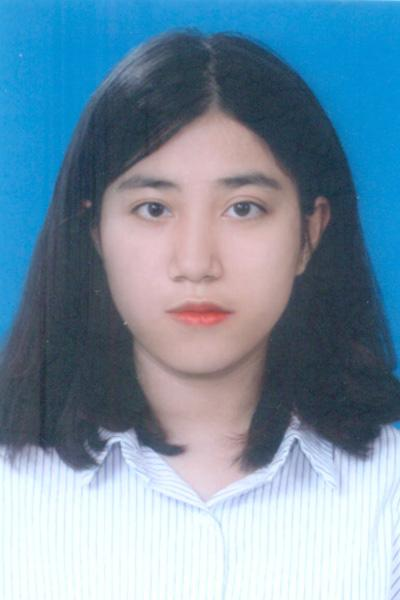
#> input picture haar_cascade/107180196.jpg, 400 x 600 px
$ python face_detect_image.py
#> lines starting #> are read from the running program, lines starting #| are printed output that depends on the picture; after the words box and inside, x2 and y2 are one past the last pixel; in counts of white or black regions, pixels touching at a corner belong together
import numpy as np
import cv2 as cv

face_cascade = cv.CascadeClassifier('haarcascade_frontalface_default.xml')
eye_cascade = cv.CascadeClassifier('haarcascade_eye.xml')

img = cv.imread('107180196.jpg')
#> img is the input picture: shape (600, 400, 3); mean B, G, R 165.8, 145.6, 118
gray = cv.cvtColor(img, cv.COLOR_BGR2GRAY)
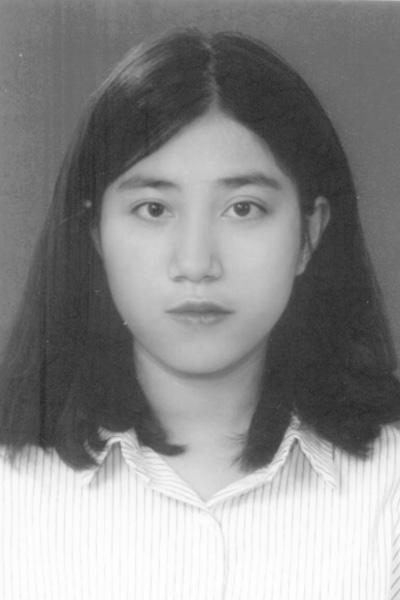
#> gray: shape (600, 400); min 39, max 255, mean 139.7

faces = face_cascade.detectMultiScale(gray, 1.3, 5)
#> faces = [[75, 110, 255, 255]]
for (x, y, w, h) in faces:
    img = cv.rectangle(img, (x,y), (x+w,y+h), (255,0,0), 2)
    roi_gray = gray[y:y+h, x:x+w]
    roi_color = img[y:y+h, x:x+w]
    eyes = eye_cascade.detectMultiScale(roi_gray)
    for (ex, ey, eh, ew) in eyes:
        cv.rectangle(roi_color, (ex,ey), (ex+ew,ey+eh), (0,255,0),2)
#> this loop made 1 pass
#> (x, y, w, h, eyes) on pass 1: (75, 110, 255, 255, [[141, 71, 56, 56], [47, 72, 55, 55], [92, 166, 68, 68]])
#> pass 1, `img = cv.rectangle(img, (x,y), (x+w,y+h), (255,0,0), 2)`:
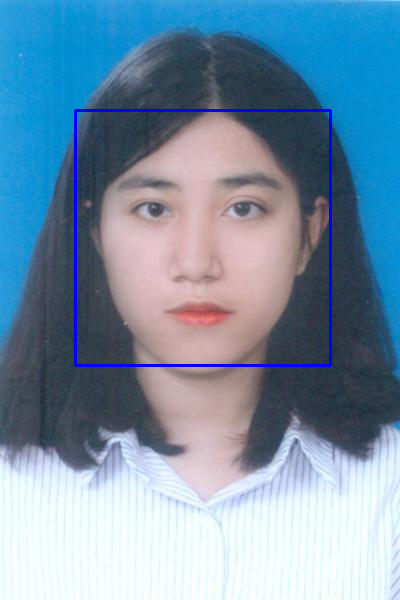
#> img: shape (600, 400, 3); 1.27% of pixels changed, all inside (x1, y1, x2, y2) = (74, 109, 332, 367)
#> pass 1, `roi_gray = gray[y:y+h, x:x+w]`:
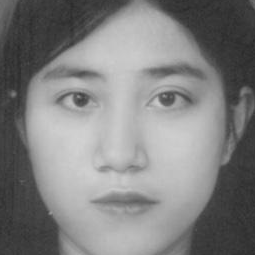
#> roi_gray: shape (255, 255); min 40, max 211, mean 128.1
#> pass 1, `roi_color = img[y:y+h, x:x+w]`:
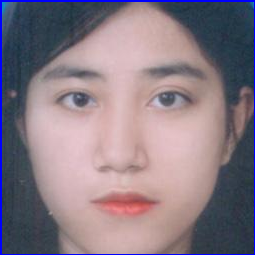
#> roi_color: shape (255, 255, 3); mean B, G, R 132.2, 121.7, 135.7
#> after the loop:
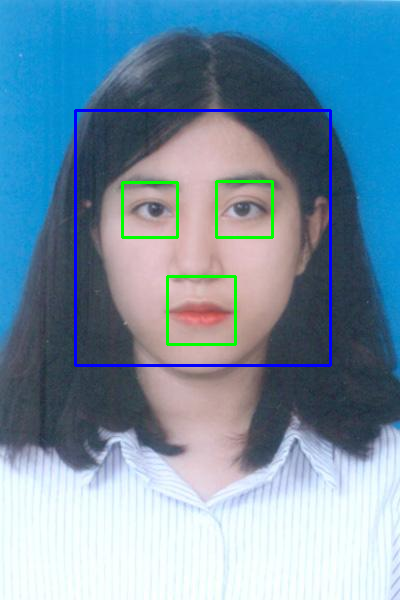
#> img: shape (600, 400, 3); 0.89% of pixels changed, all inside (x1, y1, x2, y2) = (121, 180, 274, 346)
#> after the loop:
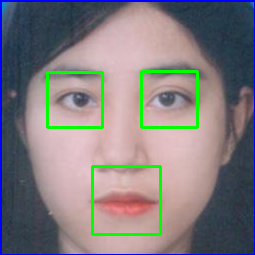
#> roi_color: shape (255, 255, 3); 3.28% of pixels changed, all inside (x1, y1, x2, y2) = (46, 70, 199, 236)

cv.imshow('img', img)
cv.waitKey(0)
cv.destroyAllWindows()

$ run again, with haar_cascade/107180063.jpg copied over haar_cascade/107180196.jpg
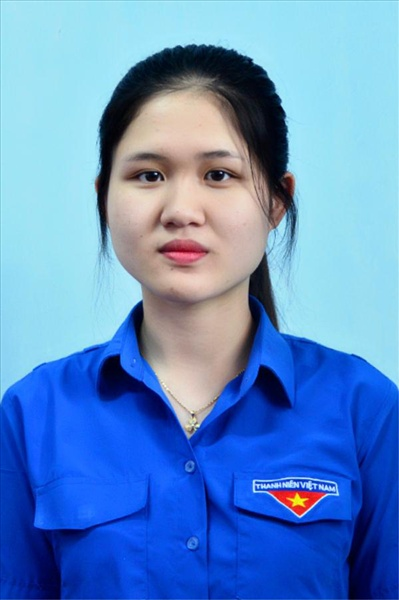
#> input picture haar_cascade/107180063.jpg, 399 x 600 px
#> img is the input picture: shape (600, 399, 3); mean B, G, R 198.6, 140.5, 94.6
#> `gray = cv.cvtColor(img, cv.COLOR_BGR2GRAY)`:
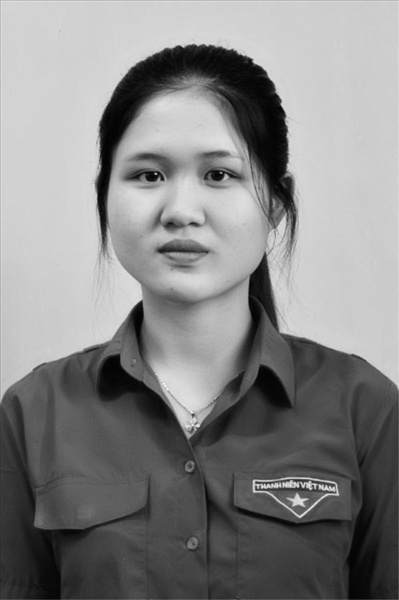
#> gray: shape (600, 399); min 1, max 249, mean 133.4
#> faces = [[84, 96, 201, 201]]
#> the loop `for (x, y, w, h) in faces:` made 1 pass
#> (x, y, w, h, eyes) on pass 1: (84, 96, 201, 201, [[109, 55, 47, 47], [37, 54, 50, 50], [71, 126, 54, 54]])
#> after the loop `for (x, y, w, h) in faces:`:
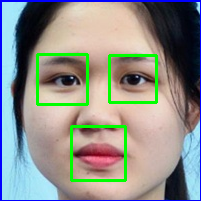
#> roi_color: shape (201, 201, 3); mean B, G, R 137.7, 144.3, 141
